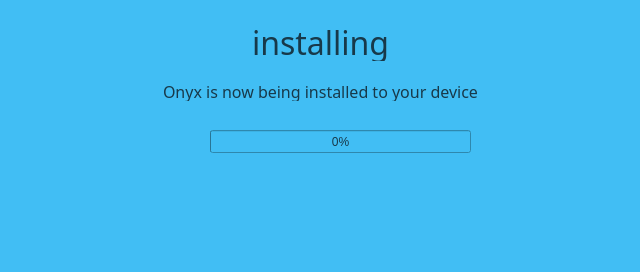
<?xml version="1.0" encoding="UTF-8"?>
<ui version="4.0">
 <class>ExtractProgress</class>
 <widget class="QWidget" name="ExtractProgress">
  <property name="geometry">
   <rect>
    <x>0</x>
    <y>0</y>
    <width>640</width>
    <height>272</height>
   </rect>
  </property>
  <property name="windowTitle">
   <string>Form</string>
  </property>
  <property name="styleSheet">
   <string notr="true">color: #17394A;
background: #41bef4;
</string>
  </property>
  <widget class="QLabel" name="extractDetailsLabel">
   <property name="geometry">
    <rect>
     <x>10</x>
     <y>190</y>
     <width>621</width>
     <height>71</height>
    </rect>
   </property>
   <property name="font">
    <font>
     <family>Source Sans Pro</family>
     <pointsize>12</pointsize>
    </font>
   </property>
   <property name="styleSheet">
    <string notr="true">color: #17394A;
background: rgb(240, 240, 240, 0);
</string>
   </property>
   <property name="text">
    <string/>
   </property>
   <property name="alignment">
    <set>Qt::AlignCenter</set>
   </property>
  </widget>
  <widget class="QLabel" name="extractDescriptionLabel">
   <property name="geometry">
    <rect>
     <x>10</x>
     <y>80</y>
     <width>621</width>
     <height>21</height>
    </rect>
   </property>
   <property name="font">
    <font>
     <family>Source Sans Pro</family>
     <pointsize>12</pointsize>
    </font>
   </property>
   <property name="styleSheet">
    <string notr="true">color: #17394A;
background: rgb(240, 240, 240, 0);
</string>
   </property>
   <property name="text">
    <string>&lt;html&gt;&lt;body&gt;Onyx is now being installed to your device&lt;/body&gt;&lt;/html&gt;</string>
   </property>
   <property name="alignment">
    <set>Qt::AlignCenter</set>
   </property>
  </widget>
  <widget class="QLabel" name="extractProgressLabel">
   <property name="geometry">
    <rect>
     <x>10</x>
     <y>20</y>
     <width>621</width>
     <height>41</height>
    </rect>
   </property>
   <property name="font">
    <font>
     <family>Source Sans Pro</family>
     <pointsize>24</pointsize>
    </font>
   </property>
   <property name="styleSheet">
    <string notr="true">color: #17394A;
background: rgb(240, 240, 240, 0);
</string>
   </property>
   <property name="text">
    <string>&lt;html&gt;&lt;body&gt;installing&lt;/body&gt;&lt;/html&gt;</string>
   </property>
   <property name="alignment">
    <set>Qt::AlignCenter</set>
   </property>
  </widget>
  <widget class="QProgressBar" name="extractProgressBar">
   <property name="geometry">
    <rect>
     <x>210</x>
     <y>130</y>
     <width>261</width>
     <height>23</height>
    </rect>
   </property>
   <property name="value">
    <number>0</number>
   </property>
  </widget>
  <widget class="QLabel" name="extractDetailsLabel_2">
   <property name="geometry">
    <rect>
     <x>10</x>
     <y>160</y>
     <width>621</width>
     <height>21</height>
    </rect>
   </property>
   <property name="font">
    <font>
     <family>Source Sans Pro</family>
     <pointsize>12</pointsize>
    </font>
   </property>
   <property name="styleSheet">
    <string notr="true">color: #17394A;
background: rgb(240, 240, 240, 0);
</string>
   </property>
   <property name="text">
    <string/>
   </property>
   <property name="alignment">
    <set>Qt::AlignCenter</set>
   </property>
  </widget>
 </widget>
 <resources/>
 <connections/>
</ui>
